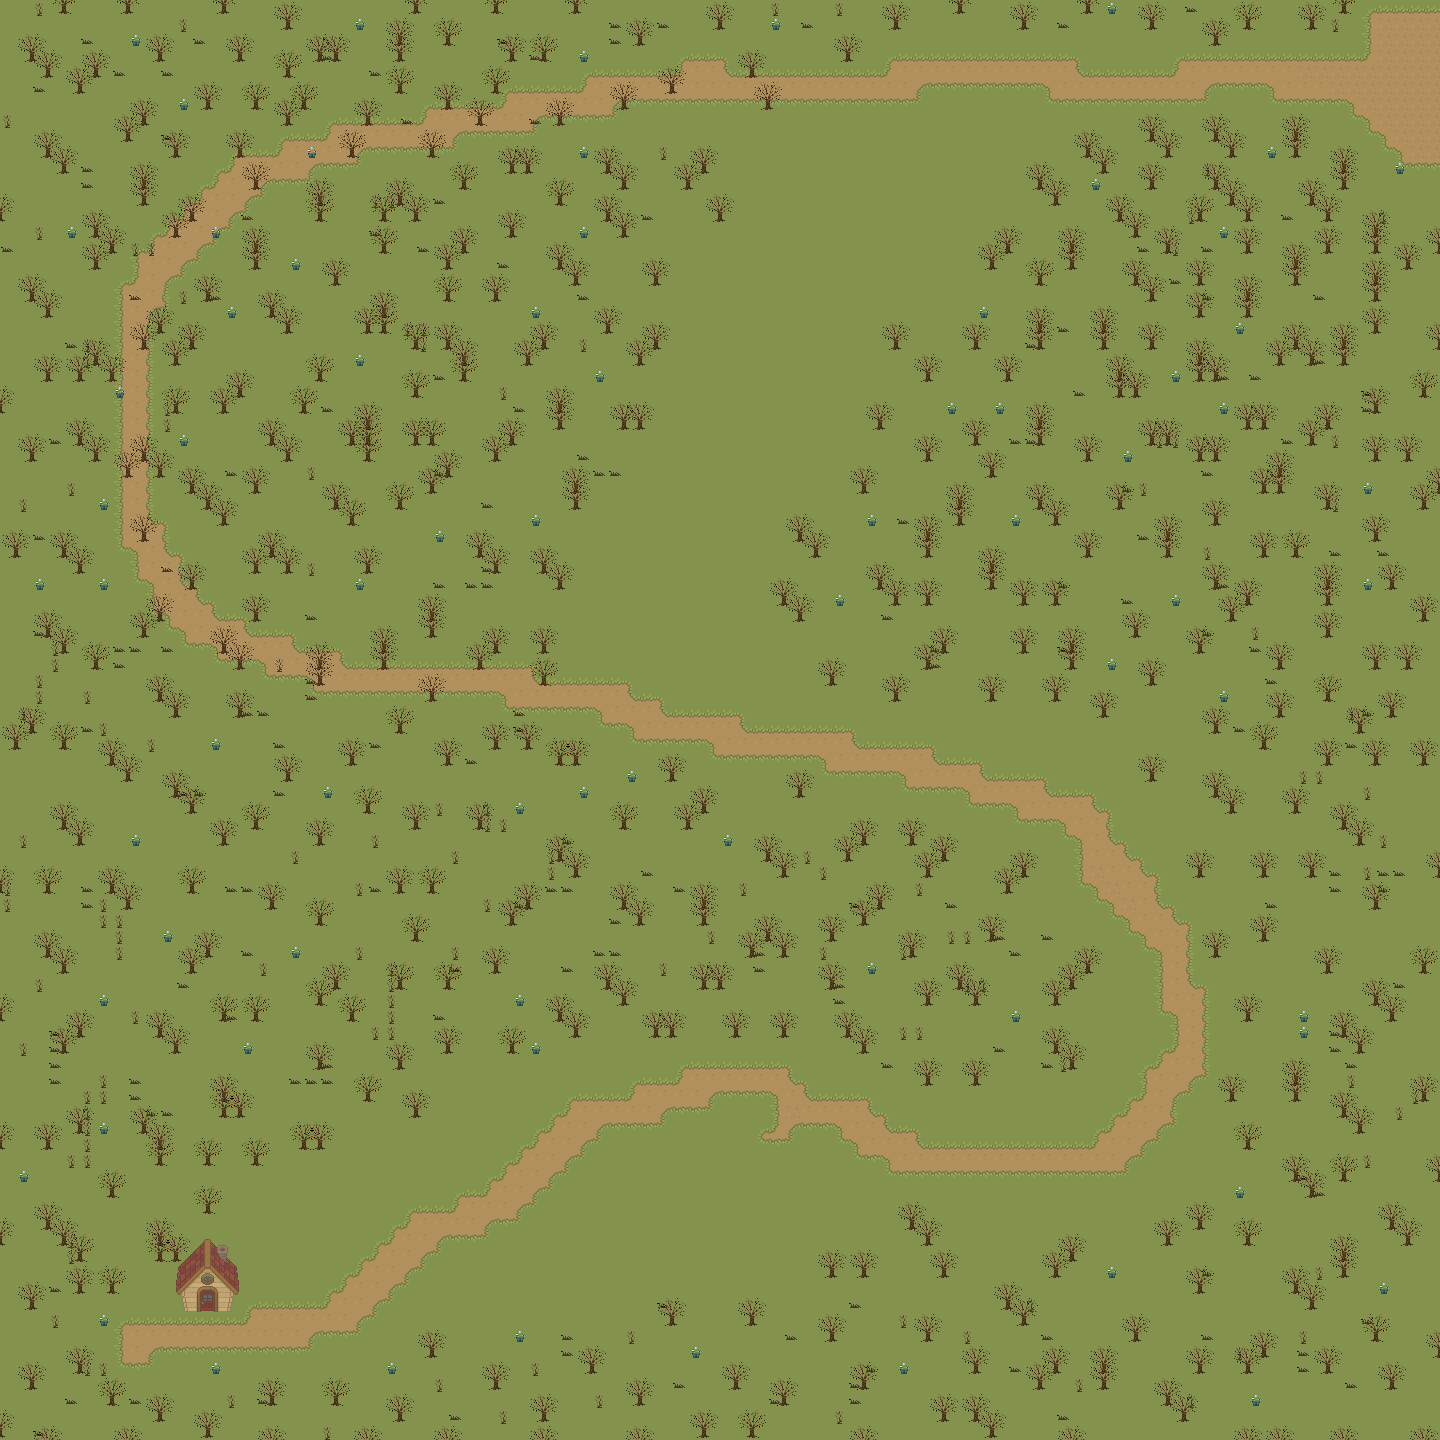

This is a level from a 2D game, rendered from its Tiled map with the project's own tilesets. A one-line summary and the map file follow, with tile-layer data summarised:
An orthogonal 90x90 tile map with 16x16 px tiles, 8 tile layers (CanWalk, Ground, Vegetation, Tree1, ...), 4 tilesets and 146 objects.

<map version="1.10" tiledversion="1.11.0" orientation="orthogonal" renderorder="right-down" width="90" height="90" tilewidth="16" tileheight="16" infinite="0" nextlayerid="44" nextobjectid="163">
 <tileset firstgid="1" name="free" tilewidth="16" tileheight="16" tilecount="130" columns="13">
  <image source="../Tilesets/Tilesets/free.png" width="208" height="160" />
 </tileset>
 <tileset firstgid="131" name="Houses2" tilewidth="16" tileheight="16" tilecount="130" columns="13">
  <image source="../Tilesets/free.png" width="208" height="160" />
  <tile id="104">
   <properties>
    <property name="blocked" type="bool" value="true" />
   </properties>
  </tile>
 </tileset>
 <tileset firstgid="261" name="Moving Grass" tilewidth="16" tileheight="16" tilecount="18" columns="9">
  <image source="../Tilesets/Moving Grass.png" width="144" height="32" />
  <tile id="9">
   <animation>
    <frame tileid="0" duration="1500" />
    <frame tileid="1" duration="150" />
    <frame tileid="2" duration="150" />
    <frame tileid="3" duration="150" />
    <frame tileid="4" duration="150" />
    <frame tileid="5" duration="150" />
    <frame tileid="6" duration="150" />
    <frame tileid="7" duration="150" />
    <frame tileid="8" duration="150" />
   </animation>
  </tile>
  <tile id="10">
   <animation>
    <frame tileid="0" duration="2300" />
    <frame tileid="1" duration="150" />
    <frame tileid="2" duration="150" />
    <frame tileid="3" duration="150" />
    <frame tileid="4" duration="150" />
    <frame tileid="5" duration="150" />
    <frame tileid="6" duration="150" />
    <frame tileid="7" duration="150" />
    <frame tileid="8" duration="150" />
   </animation>
  </tile>
  <tile id="11">
   <animation>
    <frame tileid="0" duration="3400" />
    <frame tileid="1" duration="150" />
    <frame tileid="2" duration="150" />
    <frame tileid="3" duration="150" />
    <frame tileid="4" duration="150" />
    <frame tileid="5" duration="150" />
    <frame tileid="6" duration="150" />
    <frame tileid="7" duration="150" />
    <frame tileid="8" duration="150" />
   </animation>
  </tile>
  <tile id="12">
   <animation>
    <frame tileid="0" duration="4100" />
    <frame tileid="1" duration="150" />
    <frame tileid="2" duration="150" />
    <frame tileid="3" duration="150" />
    <frame tileid="4" duration="150" />
    <frame tileid="5" duration="150" />
    <frame tileid="6" duration="150" />
    <frame tileid="7" duration="150" />
    <frame tileid="8" duration="150" />
   </animation>
  </tile>
  <tile id="13">
   <animation>
    <frame tileid="0" duration="800" />
    <frame tileid="1" duration="150" />
    <frame tileid="2" duration="150" />
    <frame tileid="3" duration="150" />
    <frame tileid="4" duration="150" />
    <frame tileid="5" duration="150" />
    <frame tileid="6" duration="150" />
    <frame tileid="7" duration="150" />
    <frame tileid="8" duration="150" />
   </animation>
  </tile>
  <tile id="14">
   <animation>
    <frame tileid="0" duration="1050" />
    <frame tileid="1" duration="150" />
    <frame tileid="2" duration="150" />
    <frame tileid="3" duration="150" />
    <frame tileid="4" duration="150" />
    <frame tileid="5" duration="150" />
    <frame tileid="6" duration="150" />
    <frame tileid="7" duration="150" />
    <frame tileid="8" duration="150" />
   </animation>
  </tile>
 </tileset>
 <tileset firstgid="279" name="shrooms" tilewidth="16" tileheight="16" tilecount="6" columns="3">
  <image source="../Tilesets/shrooms.png" width="48" height="32" />
 </tileset>
 <layer id="43" name="CanWalk" width="90" height="90">
  <data>[8100 cells, 8100 non-empty, 1 distinct tile ids]</data>
 </layer>
 <layer id="20" name="Ground" width="90" height="90">
  <data>[8100 cells, 8100 non-empty, 28 distinct tile ids]</data>
 </layer>
 <layer id="34" name="Vegetation" width="90" height="90">
  <data>[8100 cells, 386 non-empty, 3 distinct tile ids]</data>
 </layer>
 <layer id="28" name="Tree1" width="90" height="90">
  <data>[8100 cells, 1112 non-empty, 4 distinct tile ids]</data>
 </layer>
 <layer id="29" name="Tree2" width="90" height="90">
  <data>[8100 cells, 642 non-empty, 4 distinct tile ids]</data>
 </layer>
 <layer id="30" name="Tree3" width="90" height="90">
  <data>[8100 cells, 318 non-empty, 4 distinct tile ids]</data>
 </layer>
 <layer id="31" name="Tree4" width="90" height="90">
  <data>[8100 cells, 174 non-empty, 4 distinct tile ids]</data>
 </layer>
 <layer id="35" name="Objects" width="90" height="90">
  <data>[8100 cells, 20 non-empty, 20 distinct tile ids]</data>
 </layer>
 <objectgroup id="36" name="Light">
  <object id="2" x="1093.5" y="180.5" width="3.5" height="4" />
  <object id="3" x="1220.5" y="226" width="2.5" height="2.5" />
  <object id="4" x="1238.5" y="326.5" width="2.5" height="3.5" />
  <object id="5" x="1172.5" y="374.5" width="5" height="1" />
  <object id="6" x="1220" y="405.5" width="5" height="1.5" />
  <object id="7" x="983.5" y="309.5" width="3" height="3" />
  <object id="8" x="952" y="405" width="2.5" height="2" />
  <object id="9" x="998" y="402.5" width="3" height="5.5" />
  <object id="10" x="1016" y="518" width="3.5" height="1" />
  <object id="11" x="872.5" y="515" width="6" height="3" />
  <object id="12" x="1127" y="455" width="2.5" height="1.5" />
  <object id="13" x="838.5" y="596" width="1" height="2" />
  <object id="14" x="1111" y="659" width="4" height="4" />
  <object id="15" x="775" y="22.5" width="3" height="2.5" />
  <object id="16" x="583.333" y="52.6667" width="2.66667" height="2" />
  <object id="17" x="582" y="150.667" width="2.66667" height="2" />
  <object id="18" x="583.333" y="230.667" width="4" height="0.666667" />
  <object id="19" x="532.667" y="305.333" width="4.66667" height="6" />
  <object id="20" x="598" y="370" width="3.33333" height="3.33333" />
  <object id="21" x="534" y="514.667" width="3.33333" height="2.66667" />
  <object id="22" x="1110.67" y="3.33333" width="0.666667" height="2" />
  <object id="23" x="1270" y="150.667" width="1.33333" height="1.33333" />
  <object id="24" x="1398" y="164" width="0.666667" height="2" />
  <object id="26" x="357" y="358.667" width="2.66667" height="1.66667" />
  <object id="27" x="296.333" y="263.333" width="1.33333" height="1.66667" />
  <object id="28" x="231.333" y="309.333" width="2.33333" height="3.66667" />
  <object id="29" x="214.667" y="229.667" width="1.66667" height="3.66667" />
  <object id="30" x="181.333" y="438.667" width="5.33333" height="3.33333" />
  <object id="31" x="120.667" y="389.333" width="2" height="3.33333" />
  <object id="32" x="102.667" y="500" width="2.66667" height="6.66667" />
  <object id="33" x="100.667" y="583.333" width="4" height="1.33333" />
  <object id="34" x="38" y="580" width="4.66667" height="8" />
  <object id="35" x="68.6667" y="232" width="2" />
  <object id="36" x="182" y="103.333" width="2" height="0.666667" />
  <object id="37" x="133.333" y="38" width="2.66667" height="1.33333" />
  <object id="38" x="357.333" y="19.3333" width="0.666667" height="1.33333" />
  <object id="39" x="308.667" y="148.667" width="2" height="1.33333" />
  <object id="40" x="583.333" y="792" width="0.666667" />
  <object id="41" x="628.667" y="776" width="1.33333" />
  <object id="42" x="520" y="805.333" width="0.666667" height="2.66667" />
  </objectgroup>
 <objectgroup id="37" name="Collisions">
  <!-- 66 objects omitted --></objectgroup>
 <objectgroup id="38" name="Enemies">
  <!-- 4 objects omitted --></objectgroup>
 <objectgroup id="39" name="TransitionZone">
  <!-- 1 objects omitted --></objectgroup>
 <objectgroup id="40" name="NPC">
  <!-- 1 objects omitted --></objectgroup>
 <objectgroup id="41" name="SpawnPoint">
  <!-- 1 objects omitted --></objectgroup>
 <objectgroup id="42" name="BossArea">
  <!-- 1 objects omitted --></objectgroup>
</map>
<!-- 106 of 146 objects omitted -->
